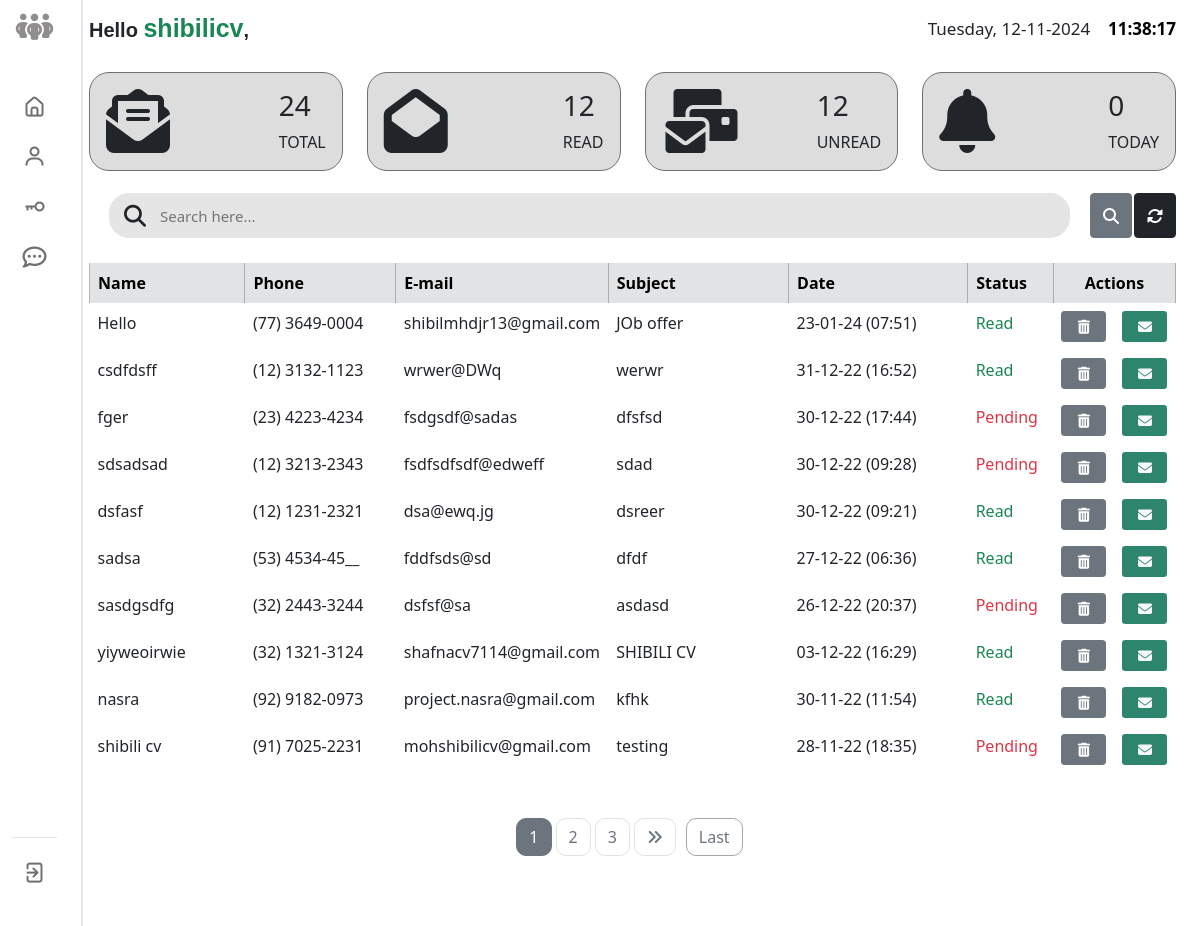
The page /inbox/ (signed in) on the database its author committed.
### App/models.py (models this page shows, shortened)
class Customer(models.Model):
    STATUS = (
        ('Pending', 'Pending'),
        ('Read', 'Read'),
    )
    id = models.AutoField(primary_key=True)
    name = models.CharField(max_length=40)
    phone = models.CharField(max_length=30)
    email = models.CharField(max_length=30)
    subject = models.CharField(max_length=30)
    message = models.TextField(max_length=1000)
    file = models.FileField()
    created_at = models.DateTimeField(auto_now_add=True)
    status = models.CharField(max_length=15, choices=STATUS)
    def situation(self):
        if self.status == 'Read':
            return format_html('<span style="color:black">{0}</span>', self.status)
        else:
            return format_html('<span style="color:red">{0}</span>', self.status)
    situation.allow_tags = True
    class Meta:
        verbose_name_plural = "inbox"

### App/views.py (the view)
# urls.py: path('inbox/', views.inbox, name='inbox'),
@login_required(login_url="login")
@cache_control(no_cache=True, must_revalidate=True, no_store=True)
def inbox(request):
    if 'q' in request.GET:
        q = request.GET['q']
        all_customer_list = Customer.objects.filter(
            Q(name__icontains=q) | Q(phone__icontains=q) | Q(email__icontains=q) | Q(subject__icontains=q) | Q(status__icontains=q) | Q(message__icontains=q)
        ).order_by('-created_at')
    else:
        all_customer_list = Customer.objects.all().order_by('-created_at')
    paginator = Paginator(all_customer_list, 10)
    page = request.GET.get('page')
    all_customer = paginator.get_page(page)
    total = Customer.objects.all().count()
    read = Customer.objects.filter(status='Read')
    unread = Customer.objects.filter(status='Pending')
    base = datetime.now().date()
    today = Customer.objects.filter(created_at__gt = base)
    context = {'customers':all_customer, 'total':total, 'read':read, 'unread':unread, 'today':today}
    return render(request, "inbox.html", context)

### App/templates/inbox.html (shortened to what this page needs)
{% extends 'base.html' %}
{% load static %}
{% block content %}
<div class="full">
    {% block top %}
    <div class="title-tag">
        <div class="welcome">
            Hello <span class="text-success">{{ user.get_username }}</span>,
        </div>
        {% block datetime %}
        <div class="text-dark" id="desk-datetime" style="font-size: 17px; margin-top: 10px; font-family: unset;">{% now "l, d-m-Y" %} &nbsp;&nbsp;
            <span style="color: #000; font-weight: bold;" id="clock"></span>
        </div>
        {% endblock datetime %}
    </div>
    <div class="sidebar-alt">
        <div class="logo-name">
            <div class="logo-image">
                <i class="fa-solid fa-people-group" style="color: rgb(143, 141, 141); font-size: 30px;"></i>
            </div>
        </div>
        <div class="menu-items">
            <ul class="nav-links">
                <li><a href="{% url 'home' %}" title="Home">
                    <i class="uil uil-estate"></i>
                </a></li>
                <li><a href="{% url 'admin:index' %}" title="Admin" target="_blank">
                    <i class='bx bx-user'></i>
                </a></li>
                <li><a href="{% url 'admin:password_change' %}" target="_blank" title="Change Password">
                    <i class='bx bx-key bx-flip-horizontal' ></i>
                </a></li>
                <li><a href="#" title="Bot">
                    <i class="fa-regular fa-comment-dots"></i>
                </a></li>
            </ul>
            <ul class="logout-mode">
                <li><a class="logout" title="Logout" data-bs-toggle="modal" data-bs-target="#logoutModal"><i class="uil uil-signout"></i></a>
                </li>
            </ul>
        </div>
    </div>
    {% endblock top %}
    <br>
    <div class="dashboard">
        <div>
            {% include 'dashboard/dashboard.html' %}
        </div>
        <br>
        <form class="top">
            <div class="search-box">
                <i class="fas fa-search" style="z-index: 10;"></i>
                <input type="text" name="q" value="{{ request.GET.q }}" placeholder="Search here..." autocomplete="off">
            </div>
            <button class="btn btn-secondary" title="Search"><i class="fas fa-search"></i></button>
            <a href="{% url 'inbox' %}" class="btn btn-dark" style="margin-left: 2px;" title="Refresh"><i class="fas fa-sync-alt" style="margin-top: 8px;"></i></a>
        </form>
        <div class="col-lg-12 scroll">
            <div style="margin-top: 5px;">
                <table class="table table-sm">
                    <thead class="table-secondary hide">
                        <tr>
                            <th style="width: 15%; border-right: 1px solid rgba(157, 154, 154, 0.758);  border-left: 1px solid rgba(157, 154, 154, 0.758);">Name</th>
                            <th style="width: 15%; border-right: 1px solid rgba(157, 154, 154, 0.758);">Phone</th>
                            <th style="width: 18%; border-right: 1px solid rgba(157, 154, 154, 0.758);">E-mail</th>
                            <th style="width: 18%; border-right: 1px solid rgba(157, 154, 154, 0.758);">Subject</th>
                            <th style="width: 18%; border-right: 1px solid rgba(157, 154, 154, 0.758);">Date</th>
                            <th style="width: 8%; border-right: 1px solid rgba(157, 154, 154, 0.758);">Status</th>
                            <th colspan="2" style="text-align: center; width: 8%; border-right: 1px solid rgba(157, 154, 154, 0.758);">Actions</th>
                        </tr>
                    </thead>
                    {% for customer in customers %}
                    <tr id="chktd" class="hide">
                        <td>{{ customer.name }}</td>
                        <td>{{ customer.phone }}</td>
                        <td>{{ customer.email }}</td>
                        <td>{{ customer.subject }}</td>
                        <td>{{ customer.created_at | date:'d-m-y (H:i)' }}</td>
                        {% if customer.status == 'Pending' %}
                        <td class="text-danger">{{ customer.status }}</td>
                        {% else %}
                        <td class="text-success">{{ customer.status }}</td>
                        {% endif %}
                        <td>
                            <button class="btn btn-secondary btn-sm btn-action" title="Delete Message" data-bs-toggle="modal" data-bs-target="#deleteModal{{ customer.pk }}"><i class="fas fa-trash-alt"></i></button>
                        </td>
                        <td>
                            <a class="btn text-light btn-sm btn-action" title="Read Message" style="background-color: #2e856e;" href="/customers/{{ customer.id }}"><i class="fas fa-envelope"></i></a>
                        </td>
                    </tr>
                    {% endfor %}
                </table>
            </div>
        </div>
        <nav>
            {% if customers.has_other_pages %}
            <ul class="pagination">
                {% for i in customers.paginator.page_range %}
                {% if customers.number == i %}
                <li class="page-item active"><span class="page-link">{{ i }}</span></li>
                {% else %}
                <li class="page-item">
                    <a class="page-link" href="?page={{ i }}">{{ i }}</a>
                </li>
                {% endif %}
                {% endfor %}
                {% if customers.has_next %}
                <li class="page-item"><a href="?page={{ customers.next_page_number }}" class="page-link"><i class="fas fa-angle-double-right"></i></a></li>
                <a href="?page={{ customers.paginator.num_pages }}" class="btn btn-outline-secondary mb-4" style="border-radius: 10px; margin: 5px; border: 1px solid rgba(147, 144, 144, 0.799);">Last</a>
                {% else %}
                <li class="page_item disabled"></li>
                {% endif %}
            </ul>
            {% endif %}
        </nav>
    </div>
</div>
{% endblock content %}

### App/templates/base.html (shortened to what this page needs)
{% load static %}
<!DOCTYPE html>
<html lang="en">
<head>
    <link href="https://cdn.jsdelivr.net/npm/bootstrap@5.0.2/dist/css/bootstrap.min.css" rel="stylesheet" />
    <link rel="stylesheet" href="https://cdnjs.cloudflare.com/ajax/libs/font-awesome/6.2.0/css/all.min.css" />
    <link href='https://unpkg.com/boxicons@2.1.4/css/boxicons.min.css' rel='stylesheet' />
    <link rel="stylesheet" href="https://unicons.iconscout.com/release/v4.0.0/css/line.css">
    <link rel="stylesheet" href="{% static 'css/style.css' %}" />
</head>
<body>
    <div class="wrapper">
        {% block content %}
        {% endblock content %}
    </div>
</body>
</html>

### App/templates/dashboard/dashboard.html
<div class="row">
    {% include 'dashboard/total.html' %}
    {% include 'dashboard/read.html' %}
    {% include 'dashboard/unread.html' %}
    {% include 'dashboard/today.html' %}
</div>

### App/templates/dashboard/total.html
{% extends 'dashboard/baseDash.html' %}
{% block icon %}<i class="fas fa-envelope-open-text fa-4x"></i>{% endblock icon %}
{% block value %}{{ total }}{% endblock value %}
{% block dash-title %}TOTAL{% endblock dash-title %}

### App/templates/dashboard/baseDash.html
<div class="col-xl-3 col-sm-6 col-6 mb-2">
    <div class="card">
        <div class="card-body">
            <div class="d-flex justify-content-between">
                <div class="align-self-center icon-size">
                    {% block icon %}{% endblock icon %}
                </div>
                <div>
                    <h3>{% block value %}{% endblock value %}</h3>
                    <p class="mb-0 title-size">{% block dash-title %}{% endblock dash-title %}</p>
                </div>
            </div>
        </div>
    </div>
</div>

### App/templates/dashboard/read.html
{% extends 'dashboard/baseDash.html' %}
{% block icon %}<i class="fas fa-envelope-open fa-4x"></i>{% endblock icon %}
{% block value %}{{ read.count }}{% endblock value %}
{% block dash-title %}READ{% endblock dash-title %}

### App/templates/dashboard/unread.html
{% extends 'dashboard/baseDash.html' %}
{% block icon %}<i class="fas fa-mail-bulk fa-4x"></i>{% endblock icon %}
{% block value %}{{ unread.count }}{% endblock value %}
{% block dash-title %}UNREAD{% endblock dash-title %}

### App/templates/dashboard/today.html
{% extends 'dashboard/baseDash.html' %}
{% block icon %}<i class="fas fa-bell fa-4x"></i>{% endblock icon %}
{% block value %}{{ today.count }}{% endblock value %}
{% block dash-title %}TODAY{% endblock dash-title %}

### App/templates/modals/delete.html (shortened to what this page needs)
{% extends 'modals/baseModel.html' %}

### App/templates/modals/logout.html (shortened to what this page needs)
{% extends 'modals/baseModel.html' %}

### App/templates/modals/logoutInfo.html (shortened to what this page needs)
{% extends 'modals/baseModel.html' %}

### App/templates/modals/logoutWarning.html (shortened to what this page needs)
{% extends 'modals/baseModel.html' %}

### App/static/css/style.css (style rules this page uses)
html, body { height: 100%; margin: 0; max-width: 100%; overflow: auto; }
:root { --primary-color: #0e4bf1; --panel-color: #fff; --text-color: #000; --back-light-color: #707070; --border-color: #e6e5e5; --toggle-color: #ddd; --toggle2-color: rgba(174, 169, 169, 0.722); --box1-color: #ada3ff; --box2-color: #ffe6ac; --box3-color: #e7d1fc; --title-icon-color: #fff; --tran-05: all 0.5s ease; --tran-03: all 0.3s ease; --tran-02: all 0.2s ease; }
.wrapper { min-height: 100%; margin-bottom: -50px; }
.btn-action { width: 45px; }
.pagination { padding: 2vw 2vw 0 2vw; margin-bottom: 30px; display: flex; justify-content: center; }
.page-item .page-link { border-radius: 10px; margin: 5px; }
.page-item.active .page-link { columns: #fff; background-color: #6c757d; border: 1px solid #6c757d; }
.pagination > li > a { background-color: #fff; color: #6c757d; }
form { margin-top: 30px; }
.top { display: flex; flex-direction: row; justify-content: space-between; margin-top: -10px; margin-bottom: 20px; }
.top .search-box { position: relative; height: 45px; min-width: 60px; width: 100%; margin: 0 20px; }
.top .search-box input { position: absolute; border: .2px solid var(--border-color); background-color: var(--border-color); padding: 0 25px 0 50px; border-radius: 20px; height: 100%; width: 100%; color: var(--text-color); font-size: 15px; font-weight: 400; outline: none; }
.top .search-box i { position: absolute; left: 15px; font-size: 22px; z-index: 10; top: 50%; transform: translateY(-50%); }
.card-body { background-color: var(--toggle-color); border-radius: 20px; border: 1px solid var(--back-light-color); transition: var(--tran-03); box-shadow: none; }
.card { border: none; }
.table-sm>:not(caption)>*>* { padding: .5vw; }
.table>:not(caption)>*>* { padding: .5rem .5rem; background-color: var(--bs-table-bg); border-bottom-width: 0; }
.full { position: relative; margin-left: 65px; background-color: var(--panel-color); height: 100%; padding: 0 2vw; transition: var(--tran-05); }
.full .title-tag { display: flex; align-items: center; justify-content: space-between; }
.full .title-tag .welcome { margin-top: 10px; font-size: 20px; font-weight: bold; font-family: 'Nunito', sans-serif; }
.title-tag .welcome span { font-weight: 600; font-size: 25px; }
ol, ul { padding-left: 0; }
.sidebar-alt { position: fixed; left: 0; top: 0; height: 100%; padding: 1vw 2vw 0 1vw; background-color: var(--panel-color); border-right: 2px solid var(--border-color); transition: var(--tran-05); z-index: 10; }
.sidebar-alt .logo-name { display: flex; align-items: center; }
.sidebar-alt .logo-image { display: flex; justify-content: center; min-width: 45px; cursor: pointer; }
.sidebar-alt .menu-items { margin-top: 40px; height: calc(100% - 90px); display: flex; flex-direction: column; justify-content: space-between; }
.menu-items li { list-style: none; }
.menu-items li a { display: flex; align-items: center; height: 50px; text-decoration: none; }
.menu-items li a i { font-size: 24px; min-width: 45px; height: 100%; display: flex; align-items: center; justify-content: center; color: var(--back-light-color); }
.menu-items .logout-mode { padding-top: 10px; border-top: 1px solid var(--border-color); }
.logout-mode li a { cursor: pointer; }
.dashboard .scroll { overflow-x: hidden; }

### rows shown on the page
Customer: name "Hello", phone "(77) 3649-0004", email "shibilmhdjr13@gmail.com", subject "JOb offer", created_at "23-01-24 (07:51)", status "Read"
Customer: name "csdfdsff", phone "(12) 3132-1123", email "wrwer@DWq", subject "werwr", created_at "31-12-22 (16:52)", status "Read"
Customer: name "fger", phone "(23) 4223-4234", email "fsdgsdf@sadas", subject "dfsfsd", created_at "30-12-22 (17:44)", status "Pending"
Customer: name "sdsadsad", phone "(12) 3213-2343", email "fsdfsdfsdf@edweff", subject "sdad", created_at "30-12-22 (09:28)", status "Pending"
Customer: name "dsfasf", phone "(12) 1231-2321", email "dsa@ewq.jg", subject "dsreer", created_at "30-12-22 (09:21)", status "Read"
Customer: name "sadsa", phone "(53) 4534-45__", email "fddfsds@sd", subject "dfdf", created_at "27-12-22 (06:36)", status "Read"
Customer: name "sasdgsdfg", phone "(32) 2443-3244", email "dsfsf@sa", subject "asdasd", created_at "26-12-22 (20:37)", status "Pending"
Customer: name "yiyweoirwie", phone "(32) 1321-3124", email "shafnacv7114@gmail.com", subject "SHIBILI CV", created_at "03-12-22 (16:29)", status "Read"
Customer: name "nasra", phone "(92) 9182-0973", email "project.nasra@gmail.com", subject "kfhk", created_at "30-11-22 (11:54)", status "Read"
Customer: name "shibili cv", phone "(91) 7025-2231", email "mohshibilicv@gmail.com", subject "testing", created_at "28-11-22 (18:35)", status "Pending"

### other values the page prints
{{ user.get_username }} "shibilicv"
{{ total }} "24"
{{ read.count }} "12"
{{ unread.count }} "12"
{{ today.count }} "0"
{{ i }} "1"
{{ i }} "2" "3"
